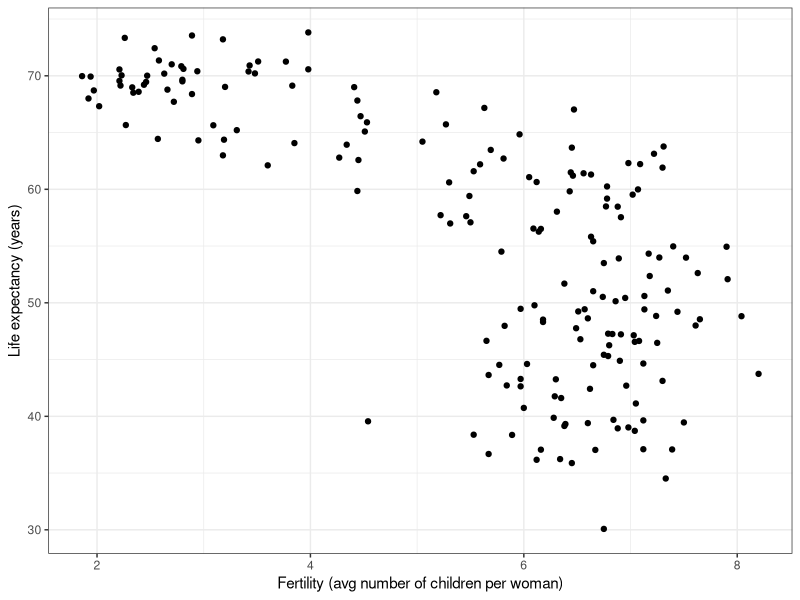
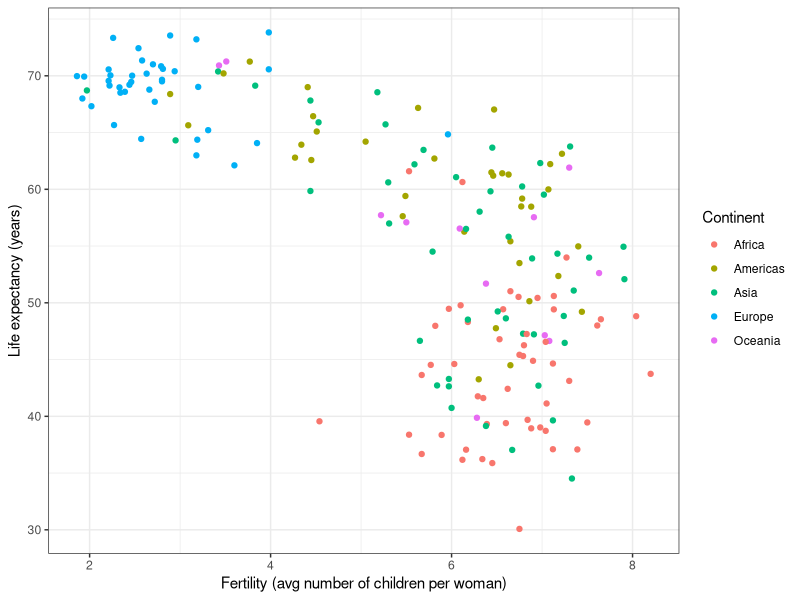
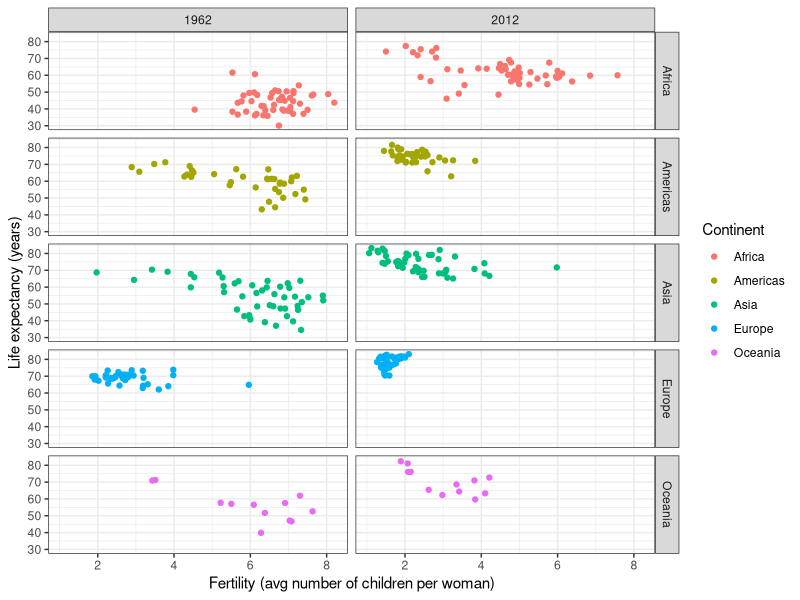
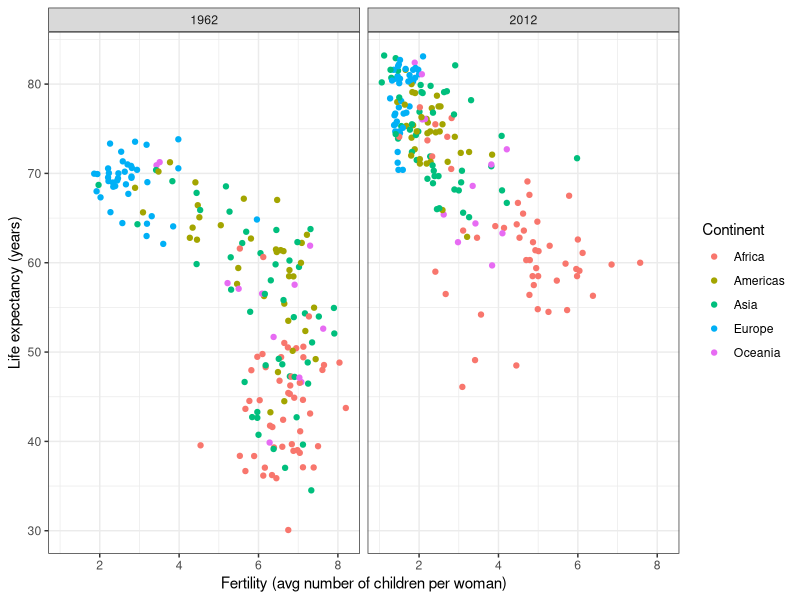
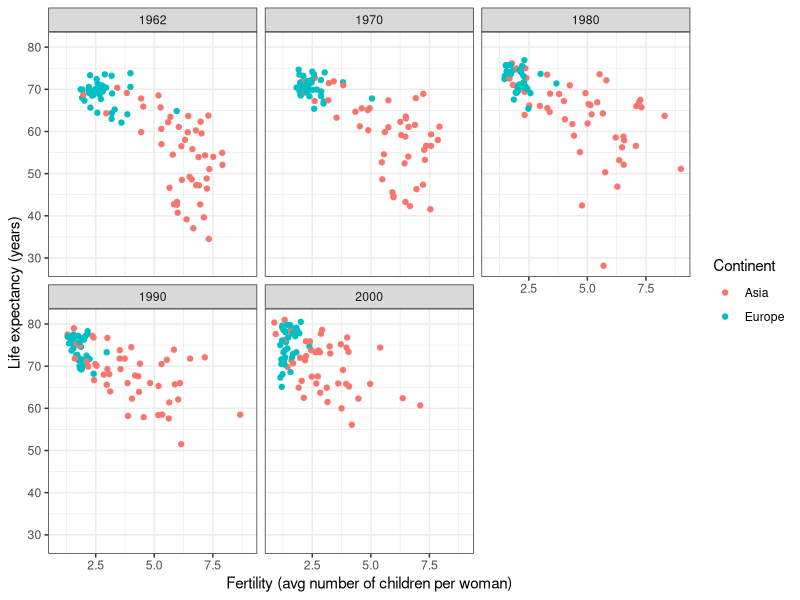
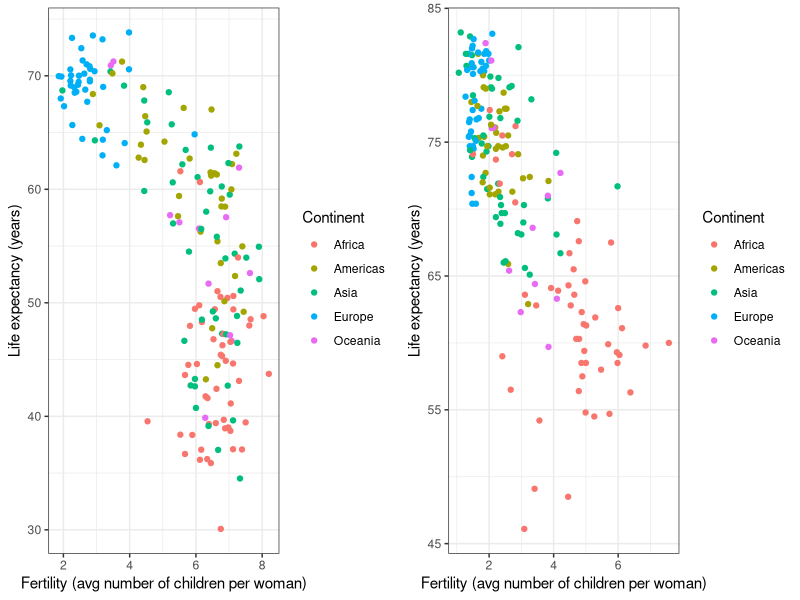
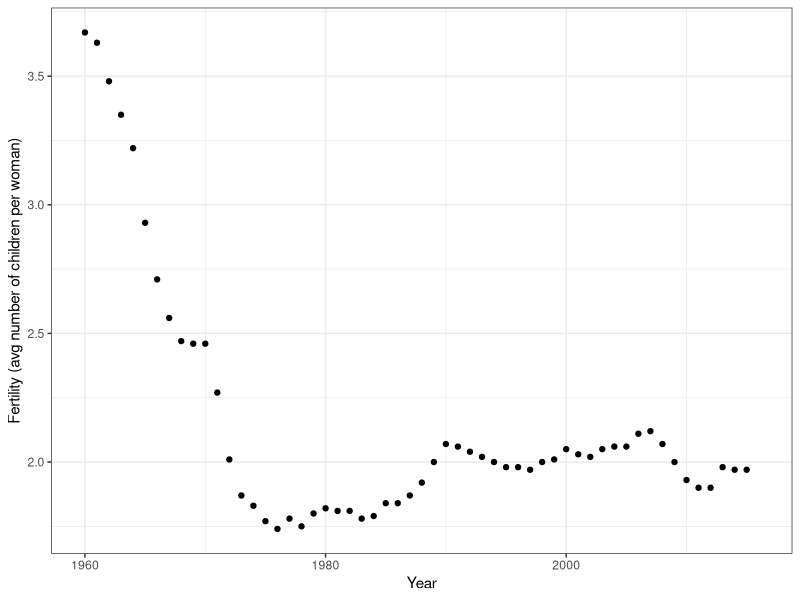
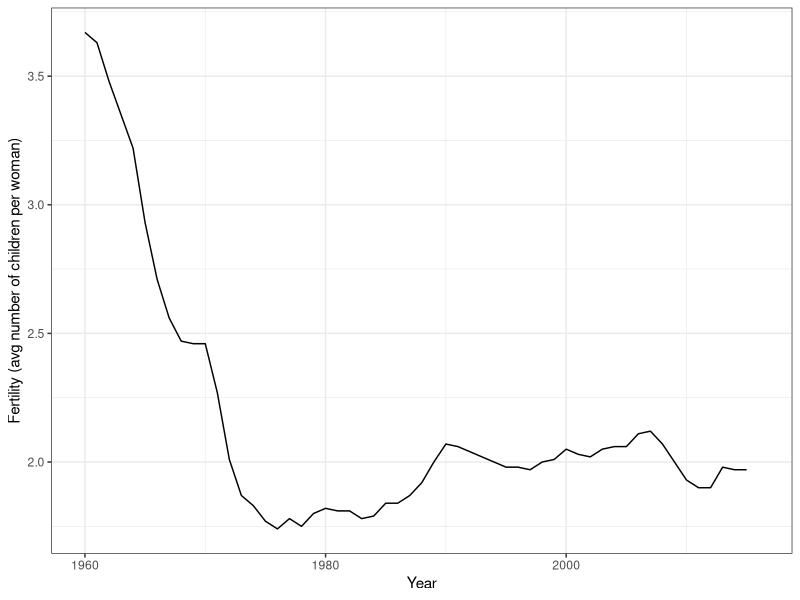

The R source for these figures, in order:
## ---- chunk 1
knitr::opts_chunk$set(echo = TRUE)
## ---- chunk 2
library(dslabs)
data(gapminder)
head(gapminder)
## ---- chunk 3
library(tidyverse)
gapminder %>% filter(year == 2015 & country %in% c("Sri Lanka","Turkey")) %>% 
              select(country, infant_mortality)
## ---- chunk 4
comp_table <- tibble(comparison = rep(1:5, each = 2),
              country = c("Sri Lanka", "Turkey", "Poland", "South Korea", "Malaysia", "Russia", "Pakistan","Vietnam","Thailand","South Africa"))

tmp <- gapminder %>% filter(year == 2015) %>% 
                     select(country, infant_mortality) %>% 
                     mutate(country = as.character(country)) ##to match characters to characters
  
tab <- inner_join(comp_table, tmp, by = "country") %>% select(-comparison)
  
bind_cols(slice(tab,seq(1,9,2)), slice(tab,seq(2,10,2))) %>% knitr::kable(col.names = c('Country_1', 'Infant_Mortality_1', 'Country_2', 'Infant_Mortality_2'))
## ---- chunk 5
ds_theme_set()

gapminder %>% filter(year == 1962) %>%
  ggplot(aes(fertility, life_expectancy)) +
  geom_point() +
  ylab("Life expectancy (years)") + 
  xlab("Fertility (avg number of children per woman)")
## ---- chunk 6
filter(gapminder, year == 1962) %>%
  ggplot(aes(fertility, life_expectancy, color = continent)) +
  geom_point() +
  xlab("Fertility (avg number of children per woman)") +
  ylab("Life expectancy (years)") + 
  scale_color_discrete(name = "Continent")
## ---- chunk 7
gapminder %>% filter(year %in% c(1962, 2012)) %>%
  ggplot(aes(fertility, life_expectancy, color = continent)) +
  geom_point() +
  facet_grid(continent~year) +
  xlab("Fertility (avg number of children per woman)") +
  ylab("Life expectancy (years)") + 
  scale_color_discrete(name = "Continent")
## ---- chunk 8
filter(gapminder, year %in% c(1962, 2012)) %>%
  ggplot(aes(fertility, life_expectancy, color = continent)) +
  geom_point() +
  facet_grid(. ~ year) +
  xlab("Fertility (avg number of children per woman)") +
  ylab("Life expectancy (years)") + 
  scale_color_discrete(name = "Continent")
## ---- chunk 9
years <- c(1962, 1970, 1980, 1990, 2000)
continents <- c("Europe", "Asia")
gapminder %>% 
  filter(year %in% years & continent %in% continents) %>%
  ggplot(aes(fertility, life_expectancy, color = continent)) +
  geom_point() +
  facet_wrap(. ~ year)  +
  xlab("Fertility (avg number of children per woman)") +
  ylab("Life expectancy (years)") + 
  scale_color_discrete(name = "Continent")
## ---- chunk 10
library(gridExtra)
p1 <- filter(gapminder, year == 1962) %>%
  ggplot(aes(fertility, life_expectancy, col = continent)) +
  geom_point()  +
  xlab("Fertility (avg number of children per woman)") +
  ylab("Life expectancy (years)") + 
  scale_color_discrete(name = "Continent")

p2 <- filter(gapminder, year == 2012) %>%
  ggplot(aes(fertility, life_expectancy, col = continent)) +
  geom_point()  +
  xlab("Fertility (avg number of children per woman)") +
  ylab("Life expectancy (years)") + 
  scale_color_discrete(name = "Continent")

grid.arrange(p1, p2, ncol = 2)
## ---- chunk 11
gapminder %>% filter(country == "United States") %>% 
  ggplot(aes(year, fertility)) +
  geom_point() +
  xlab("Year") +
  ylab("Fertility (avg number of children per woman)")
## ---- chunk 12
gapminder %>% filter(country == "United States") %>% 
  ggplot(aes(year, fertility)) +
  geom_line() +
  #geom_point() +
  xlab("Year") +
  ylab("Fertility (avg number of children per woman)")
## ---- chunk 13
countries <- c("South Korea", "Germany")
gapminder %>% filter(country %in% countries) %>% 
  ggplot(aes(year,fertility)) +
  geom_line() +
  xlab("Year") +
  ylab("Fertility (avg number of children per woman)")
## ---- chunk 14
countries <- c("South Korea", "Germany")
gapminder %>% filter(country %in% countries) %>% 
  ggplot(aes(year, fertility, group = country)) +
  geom_line() +
  xlab("Year") +
  ylab("Fertility (avg number of children per woman)")
## ---- chunk 15
countries <- c("South Korea", "Germany")
gapminder %>% filter(country %in% countries) %>% 
  ggplot(aes(year, fertility, color = country)) +
  geom_line() +
  xlab("Year") +
  ylab("Fertility (avg number of children per woman)") + 
  scale_color_discrete(name = "Country")
## ---- chunk 16
labels <- data.frame(country = countries, x = c(1975, 1965), y = c(5, 2.75))

gapminder %>% filter(country %in% countries) %>% 
  ggplot(aes(year, fertility, color = country)) +
  geom_line() +
  geom_text(data = labels, aes(x, y, label = country), size = 5) +
  theme(legend.position = "none") +
  xlab("Year") +
  ylab("Fertility (avg number of children per woman)")
## ---- chunk 17
gapminder <- gapminder %>% 
  mutate(dollars_per_day = gdp/population/365)
## ---- chunk 18
past_year <- 1970
gapminder %>% 
  filter(year == past_year & !is.na(gdp)) %>%
  ggplot(aes(dollars_per_day)) + 
  geom_histogram(binwidth = 1, color = "black", fill = "blue") +
  xlab("Dollars per day") +
  ylab("Number of countries")
## ---- chunk 19
gapminder %>% 
  filter(year == past_year & !is.na(gdp)) %>%
  ggplot(aes(log2(dollars_per_day))) + 
  geom_histogram(binwidth = 1, color = "black") +
  xlab("Dollars per day (log2 scale)") +
  ylab("Number of countries")
## ---- chunk 20
gapminder %>% filter(year == past_year) %>%
  ggplot(aes(log10(population))) +
  geom_histogram(binwidth = 0.5, color = "black") +
  xlab("Population (log10 scale)") +
  ylab("Number of countries")
## ---- chunk 21
gapminder %>% 
  filter(year == past_year & !is.na(gdp)) %>%
  ggplot(aes(dollars_per_day)) + 
  geom_histogram(binwidth = 1, color = "black") +
  scale_x_continuous(trans = "log2") +
  xlab("Dollars per day") +
  ylab("Number of countries")
## ---- chunk 22
levels(gapminder$region)
length(levels(gapminder$region))
## ---- chunk 23
p <- gapminder %>% 
  filter(year == past_year & !is.na(gdp)) %>%
  ggplot(aes(region, dollars_per_day))  +
  xlab("Region") +
  ylab("Dollars per day")
p + geom_boxplot() 
## ---- chunk 24
p + geom_boxplot() +
  theme(axis.text.x = element_text(angle = 90, hjust = 1))  +
  xlab("") +
  ylab("Dollars per day")
## ---- chunk 25
fac <- factor(c("Asia", "Asia", "West", "West", "West"))
levels(fac)

value <- c(10, 11, 12, 6, 4)
fac <- reorder(fac, value, FUN = mean)
levels(fac)
## ---- chunk 26
p <- gapminder %>% 
  filter(year == past_year & !is.na(gdp)) %>%
  mutate(region = reorder(region, dollars_per_day, FUN = median)) %>%
  ggplot(aes(region, dollars_per_day, fill = continent)) +
  geom_boxplot() +
  theme(axis.text.x = element_text(angle = 90, hjust = 1)) +
  xlab("") +
  ylab("Dollars per day") +
  labs(fill = "Continent")
p
## ---- chunk 27
p + scale_y_continuous(trans = "log2")
## ---- chunk 28
p + scale_y_continuous(trans = "log2") + 
  geom_point() +
  xlab("") +
  ylab("Dollars per day") +
  labs(fill = "Continent")
## ---- chunk 29
west <- c("Western Europe","Northern Europe","Southern Europe",
          "Northern America","Australia and New Zealand")
## ---- chunk 30
gapminder %>% 
  filter(year == past_year & !is.na(gdp)) %>%
  mutate(group = ifelse(region %in% west, "West", "Developing")) %>%
  ggplot(aes(dollars_per_day)) +
  geom_histogram(binwidth = 1, color = "black") +
  scale_x_continuous(trans = "log2") + 
  facet_grid(. ~ group)  +
  xlab("Number of countries") +
  ylab("Dollars per day")
## ---- chunk 31
past_year <- 1970
present_year <- 2010
gapminder %>% 
  filter(year %in% c(past_year, present_year) & !is.na(gdp)) %>%
  mutate(group = ifelse(region %in% west, "West", "Developing")) %>%
  ggplot(aes(dollars_per_day)) +
  geom_histogram(binwidth = 1, color = "black") +
  scale_x_continuous(trans = "log2") + 
  facet_grid(year ~ group)  +
  xlab("Number of countries") +
  ylab("Dollars per day")
## ---- chunk 32
country_list_1 <- gapminder %>% 
  filter(year == past_year & !is.na(dollars_per_day)) %>% .$country

country_list_2 <- gapminder %>% 
  filter(year == present_year & !is.na(dollars_per_day)) %>% .$country
      
country_list <- intersect(country_list_1, country_list_2)
## ---- chunk 33
gapminder %>% 
  filter(year %in% c(past_year, present_year) & country %in% country_list) %>%
  mutate(group = ifelse(region %in% west, "West", "Developing")) %>%
  ggplot(aes(dollars_per_day)) +
  geom_histogram(binwidth = 1, color = "black") +
  scale_x_continuous(trans = "log2") + 
  facet_grid(year ~ group)  +
  xlab("Number of countries") +
  ylab("Dollars per day")
## ---- chunk 34
p <- gapminder %>% 
  filter(year %in% c(past_year, present_year) & country %in% country_list) %>%
  mutate(region = reorder(region, dollars_per_day, FUN = median)) %>%
  ggplot() +
  theme(axis.text.x = element_text(angle = 90, hjust = 1)) +
  xlab("") +
  ylab("Dollars per day") +
  scale_y_continuous(trans = "log2") +
  labs(fill = "Continent")
## ---- chunk 35
p + geom_boxplot(aes(region, dollars_per_day, fill = continent)) +
  facet_grid(year~.)
## ---- chunk 36
p + geom_boxplot(aes(region, dollars_per_day, fill = factor(year))) +
    labs(fill = "Year")
## ---- chunk 37
gapminder %>% 
  filter(year %in% c(past_year, present_year) & country %in% country_list) %>%
  mutate(year = ifelse(year == past_year, "past", "present")) %>%
  select(country, region, continent, year, dollars_per_day) %>%
  head()
## ---- chunk 38
gapminder %>% 
  filter(year %in% c(past_year, present_year) & country %in% country_list) %>%
  mutate(year = ifelse(year == past_year, "past", "present")) %>%
  select(country, region, continent, year, dollars_per_day) %>%
  spread(year, dollars_per_day) %>%
  head()
## ---- chunk 39
gapminder %>% 
  filter(year %in% c(past_year, present_year) & country %in% country_list) %>%
  mutate(year = ifelse(year == past_year, "past", "present")) %>%
  select(country, region, continent, year, dollars_per_day) %>%
  spread(year, dollars_per_day)  %>%
  mutate(difference = present/past) %>%
  mutate(region = reorder(region, difference, FUN = median)) %>%
  ggplot(aes(region,  difference, fill = factor(continent))) +
  geom_boxplot() + 
  geom_point(show.legend = FALSE) +
  theme(axis.text.x = element_text(angle = 90, hjust = 1)) +
  xlab("") + ylab("Fold Increase Between 1970 and 2010") +
  labs(fill = "Continent") +
  scale_y_continuous(trans = "log2")  
## ---- chunk 40
ylab(paste("Fold Increase Between", past_year, "and", present_year))
## ---- chunk 41
gapminder %>% 
  filter(year %in% c(past_year, present_year) & country %in% country_list) %>%
  ggplot(aes(dollars_per_day)) +
  geom_density(fill = "grey") + 
  scale_x_continuous(trans = "log2") + 
  xlab("Dollars per day") +
  facet_grid(year~.)
## ---- chunk 42
gapminder %>% 
  filter(year == past_year & country %in% country_list) %>%
  mutate(group = ifelse(region %in% west, "West", "Developing")) %>% group_by(group) %>% 
  summarize(n=n()) %>% knitr::kable()
## ---- chunk 43
gapminder %>% 
  filter(year %in% c(past_year, present_year) & country %in% country_list) %>%
  mutate(group = ifelse(region %in% west, "West", "Developing")) %>%
  ggplot(aes(dollars_per_day, fill = group)) +
  scale_x_continuous(trans = "log2") +
  geom_density(alpha = 0.2) + 
  facet_grid(year ~ .) +
  xlab("Dollars per day") +
  labs(fill = "Group")
## ---- chunk 44
p <- gapminder %>% 
  filter(year %in% c(past_year, present_year) & country %in% country_list) %>%
  mutate(group = ifelse(region %in% west, "West", "Developing")) %>%
  ggplot(aes(dollars_per_day, y = ..count.., fill = group)) +
  scale_x_continuous(trans = "log2") +
  xlab("Dollars per day") +
  labs(fill = "Group")

p + geom_density(alpha = 0.2) + facet_grid(year ~ .)
## ---- chunk 45
p + geom_density(alpha = 0.2, bw = 0.75) + facet_grid(year ~ .)
## ---- chunk 46
gapminder <- gapminder %>% 
  mutate(group = case_when(
    region %in% west ~ "West",
    region %in% c("Eastern Asia", "South-Eastern Asia") ~ "East Asia",
    region %in% c("Caribbean", "Central America", "South America") ~ "Latin America",
    continent == "Africa" & region != "Northern Africa" ~ "Sub-Saharan Africa",
    TRUE ~ "Others"))
## ---- chunk 47
gapminder <- gapminder %>% 
  mutate(group = factor(group, levels = c("Others", "Latin America", "East Asia","Sub-Saharan Africa", "West")))
## ---- chunk 48
p <- gapminder %>% 
    filter(year %in% c(past_year, present_year) & country %in% country_list) %>%
  ggplot(aes(dollars_per_day, y = ..count.., fill = group, color = group)) +
  scale_x_continuous(trans = "log2")

p + geom_density(alpha = 0.2, bw = 0.75, size = 2) + facet_grid(year ~ .)
## ---- chunk 49
p + geom_density(alpha = 0.2, bw = 0.75, position = "stack") + facet_grid(year ~ .)
## ---- chunk 50
gapminder %>% 
    filter(year %in% c(past_year, present_year) & country %in% country_list) %>%
  group_by(year) %>%
  mutate(weight = population/sum(population)) %>%
  ungroup() %>%
  ggplot(aes(dollars_per_day, fill = group, weight = weight)) +
  scale_x_continuous(trans = "log2") + 
  geom_density(alpha = 0.2, bw = 0.75, position = "stack") + facet_grid(year ~ .) 
## ---- chunk 51
gapminder <- gapminder %>% 
  mutate(group = case_when(
    region %in% west ~ "The West",
    region %in% "Northern Africa" ~ "Northern Africa",
    region %in% c("Eastern Asia", "South-Eastern Asia") ~ "East Asia",
    region == "Southern Asia"~ "Southern Asia",
    region %in% c("Central America", "South America", "Caribbean") ~ "Latin America",
    continent == "Africa" & region != "Northern Africa" ~ "Sub-Saharan Africa",
    region %in% c("Melanesia", "Micronesia", "Polynesia") ~ "Pacific Islands"))
## ---- chunk 52
surv_income <- gapminder %>% 
  filter(year %in% present_year & !is.na(gdp) & !is.na(infant_mortality) & !is.na(group)) %>%
  group_by(group) %>%
  summarize(income = sum(gdp)/sum(population)/365,
            infant_survival_rate = 1-sum(infant_mortality/1000*population)/sum(population)) 

surv_income %>% arrange(income)
## ---- chunk 53
surv_income %>% ggplot(aes(income, infant_survival_rate, label = group, color = group)) +
  scale_x_continuous(trans = "log2", limit = c(0.25, 150)) +
  scale_y_continuous(trans = "logit", limit = c(0.875, .9981), 
                     breaks = c(.85,.90,.95,.99,.995,.998)) +
  geom_label(size = 3, show.legend = FALSE) +
  xlab("Dollars per day") +
  ylab("Infant survival rate")
## ---- chunk 54
library(ggrepel)
highlight <- c("Sierra Leone", "Mauritius",  "Sudan", "Botswana", "Tunisia",
               "Cambodia","Singapore","Chile", "Haiti", "Bolivia",
               "United States","Sweden", "Angola", "Serbia")

gapminder %>% filter(year %in% present_year & !is.na(gdp) & !is.na(infant_mortality) & !is.na(group) ) %>%
  ggplot(aes(dollars_per_day, 1 - infant_mortality/1000, color = group, label = country)) +
  scale_x_continuous(trans = "log2", limits=c(0.25, 150)) +
  scale_y_continuous(trans = "logit",limit=c(0.875, .9981),
                     breaks=c(.85,.90,.95,.99,.995,.998)) + 
  geom_point(alpha = 0.5, size = 3) +
  geom_text_repel(size = 4, show.legend = FALSE,
    data = filter(gapminder, year %in% present_year & country %in% highlight)) +
  xlab("Dollars per day") +
  ylab("Infant survival rate") +
  labs("Region") +
  scale_color_discrete(name = "Region")
